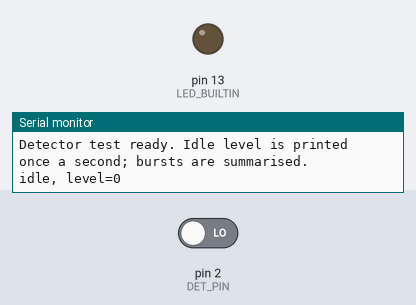
This sketch was run on a simulated Arduino Uno, built with avr-gcc and run on an emulated ATmega328P. Shown: output pins drawn as LEDs (lit = HIGH), the last lines printed to the serial monitor. The inputs (shaded band) are chosen by the test bench; at power-on: pin 2 (DET_PIN) LOW.

Above: at 1.5 s.
1.6 s: pin 2 (DET_PIN) driven HIGH
At 2.3 s:
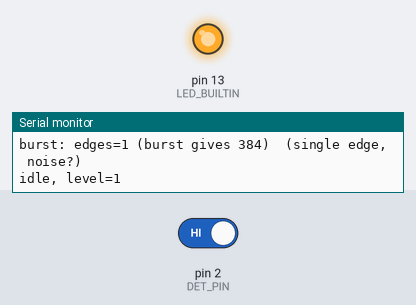
3.1 s: pin 2 (DET_PIN) driven LOW
At 3.5 s:
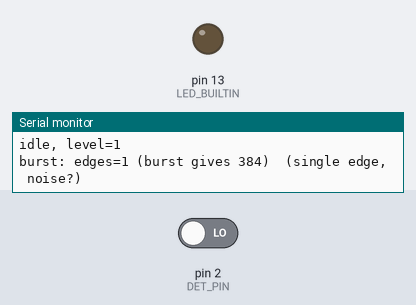
Timing chart, 0 to 6.1 s (numbered marks = the images above; inputs shaded):
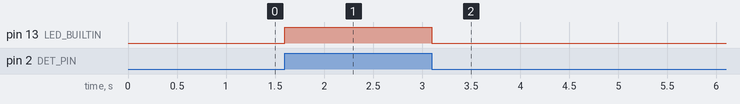

Measured:
- after the input at 1.6 s, pin 13 (LED_BUILTIN): LOW → HIGH at once
- after the input at 3.1 s, pin 13 (LED_BUILTIN): HIGH → LOW at once

The sketch:

detector_test.ino
```cpp
/*
  ELEC 290 detector test  (receiver side only, never drives the laser)
  Board: Arduino Uno WiFi Rev2.  Detector digital output -> DET_PIN.

  What it does:
    1. The on-board LED follows the detector, so you can see it react without opening the Serial Monitor.
    2. Once a second while idle it prints the detector level. Check the polarity first:
         beam on the detector  -> level should read 1 (if DET_ACTIVE_HIGH is true)
         beam blocked          -> level should read 0
       If these are swapped, flip DET_ACTIVE_HIGH. If the level jumps around with no beam,
       the detector is picking up ambient light or the pin is floating (try INPUT_PULLUP).
    3. After any burst of edges (quiet for 50 ms) it prints a summary: edge count and the time between
       edges (min / average / max, microseconds).

  How to test the detector's speed:
    Put the link sketch on the OTHER board (laser armed, beam aligned and enclosed, eyewear on, TA sign-off),
    run this sketch here, and type "burst" on the other board. A burst with HALF_US = 1000 is
    24 bytes of 1-bits: 384 edges, each 1000 us apart.
      good:  edges = 384, min/avg/max all close to 1000
      slow detector or weak signal:  fewer edges, and min/avg/max near 2000 (pulses merged or dropped)
    Normal data frames show 1000 and 2000 us gaps, so only use the numbers for the burst.
  Serial Monitor: 115200 baud.
*/
#include <Arduino.h>

const uint8_t DET_PIN = 2;            // same pin as the link sketch
const bool DET_ACTIVE_HIGH = true;    // true if the detector output is HIGH when it sees light
const uint32_t GAP_US = 50000;        // this much silence ends a burst
const uint32_t EXPECT_EDGES = 384;    // what the link sketch's "burst" produces

volatile uint32_t lastT = 0;
volatile uint32_t gaps = 0;           // number of intervals measured (= edges - 1)
volatile uint32_t dtMin = 0xFFFFFFFFUL, dtMax = 0, dtSum = 0;
volatile bool haveLast = false;

void edgeISR() {
  uint32_t t = micros();
  if (haveLast) {
    uint32_t dt = t - lastT;
    gaps++;
    dtSum += dt;
    if (dt < dtMin) dtMin = dt;
    if (dt > dtMax) dtMax = dt;
  }
  haveLast = true;
  lastT = t;
}

bool level() { return (digitalRead(DET_PIN) == HIGH) == DET_ACTIVE_HIGH; }

void setup() {
  pinMode(DET_PIN, INPUT);            // use INPUT_PULLUP if your detector output is open-collector
  pinMode(LED_BUILTIN, OUTPUT);
  Serial.begin(115200);
  delay(300);
  attachInterrupt(digitalPinToInterrupt(DET_PIN), edgeISR, CHANGE);
  Serial.println(F("Detector test ready. Idle level is printed once a second; bursts are summarised."));
}

void loop() {
  static uint32_t lastIdle = 0;
  digitalWrite(LED_BUILTIN, level() ? HIGH : LOW);

  noInterrupts();
  bool have = haveLast;
  uint32_t lt = lastT;
  interrupts();

  if (have && (uint32_t)(micros() - lt) > GAP_US) {         // burst finished: take a snapshot and reset
    noInterrupts();
    uint32_t g = gaps, mn = dtMin, mx = dtMax, sum = dtSum;
    gaps = 0; dtMin = 0xFFFFFFFFUL; dtMax = 0; dtSum = 0; haveLast = false;
    interrupts();
    uint32_t edges = g + 1;
    Serial.print(F("burst: edges="));
    Serial.print(edges);
    Serial.print(F(" (burst gives "));
    Serial.print(EXPECT_EDGES);
    Serial.print(F(")"));
    if (g) {
      Serial.print(F("  gap us min/avg/max = "));
      Serial.print(mn); Serial.print('/'); Serial.print(sum / g); Serial.print('/'); Serial.println(mx);
    } else {
      Serial.println(F("  (single edge, noise?)"));
    }
  } else if (!have && (uint32_t)(millis() - lastIdle) >= 1000) {
    lastIdle = millis();
    Serial.print(F("idle, level="));
    Serial.println(level() ? 1 : 0);
  }
}
```
